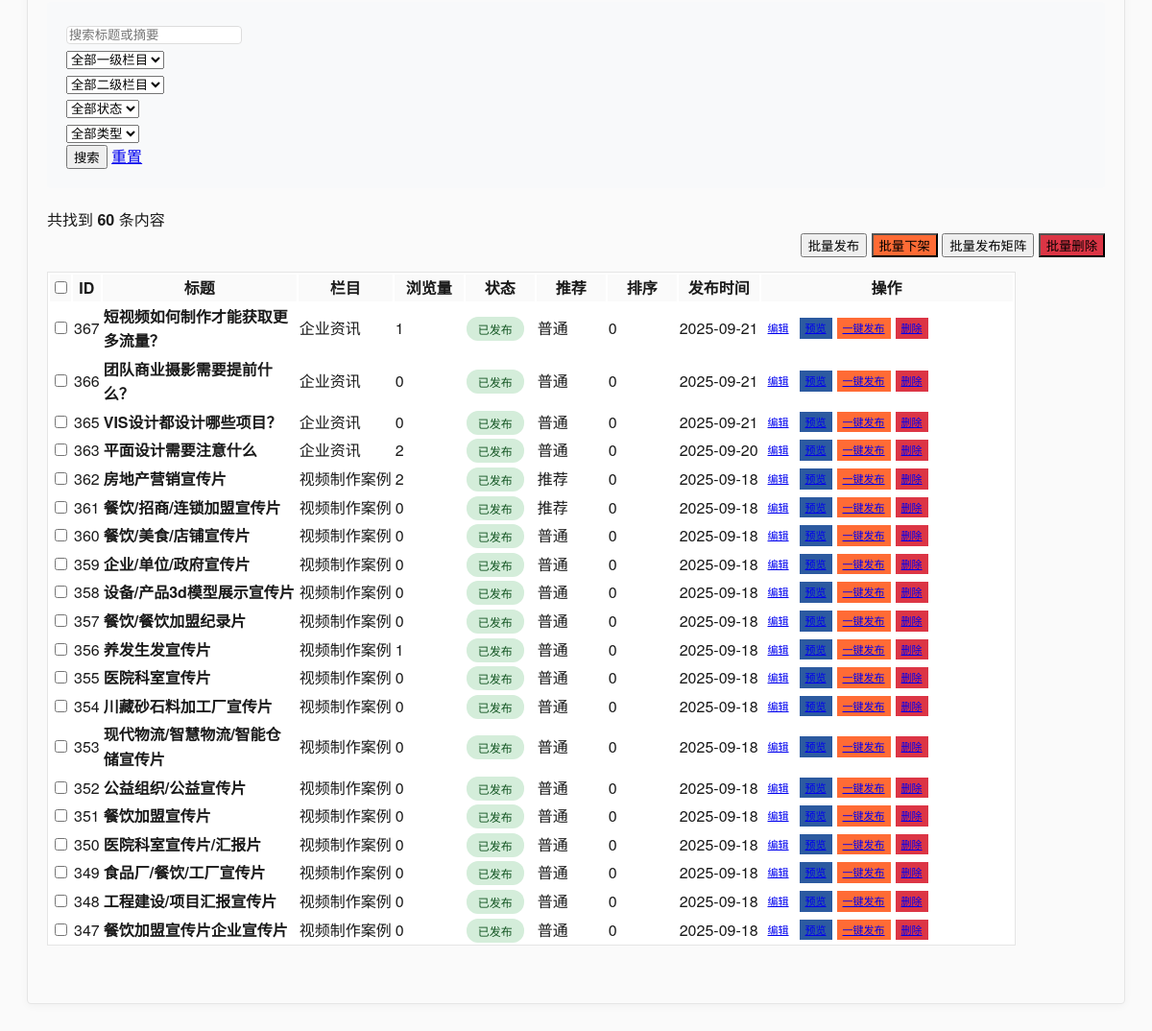
The app's page /admin/modules/content/index.php (signed in, lower part), older data.
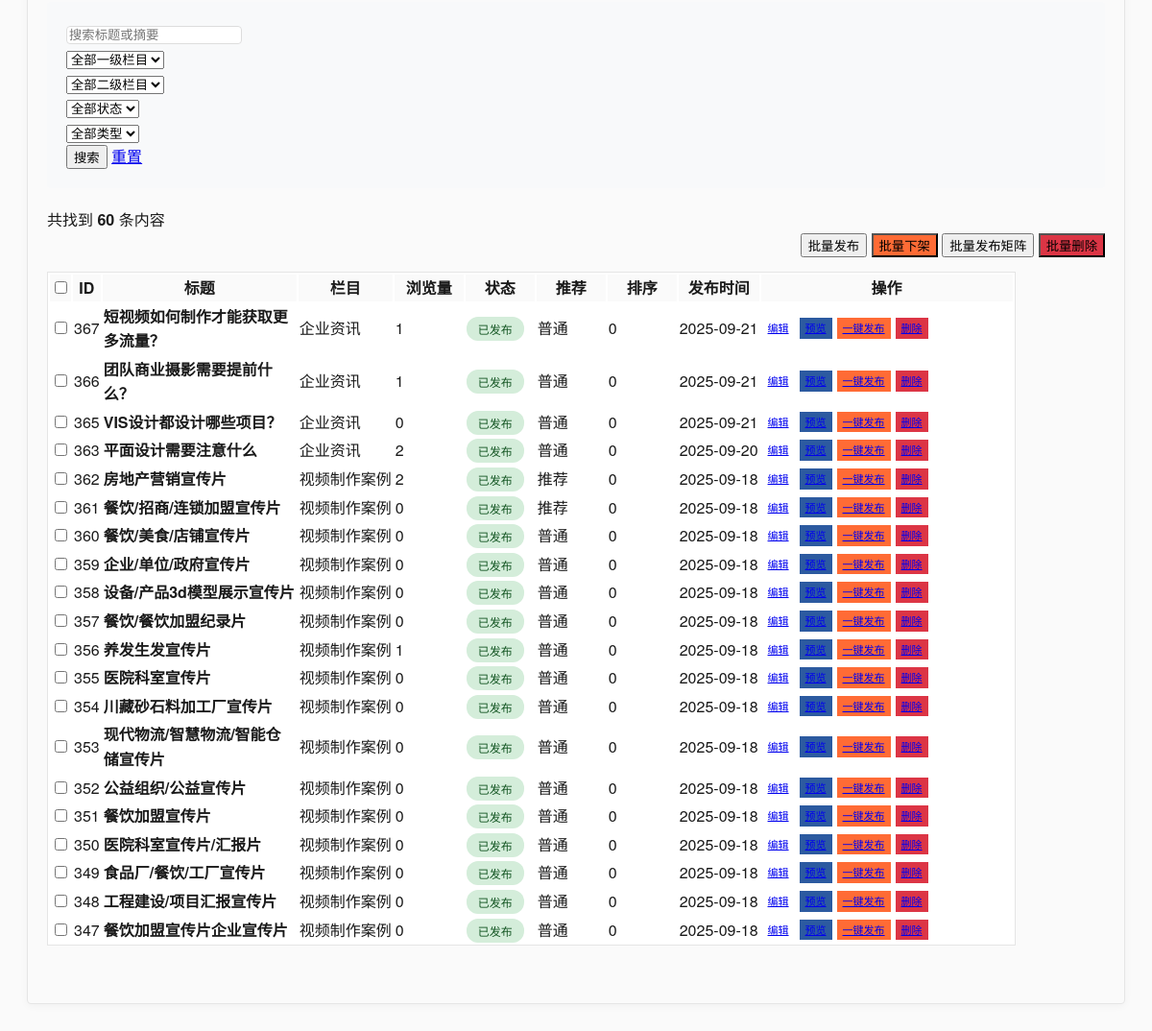
The same page, newer data.
### tables this page shows
CREATE TABLE `contents` (
  `id` int(11) NOT NULL AUTO_INCREMENT,
  `category_id` int(11) NOT NULL COMMENT '栏目ID',
  `title` varchar(200) NOT NULL COMMENT '标题',
  `slug` varchar(200) NOT NULL COMMENT 'URL别名',
  `summary` text COMMENT '摘要',
  `content` longtext COMMENT '内容',
  `thumbnail` varchar(500) DEFAULT NULL COMMENT '缩略图',
  `images` json DEFAULT NULL COMMENT '图片集合',
  `videos` json DEFAULT NULL COMMENT '视频集合',
  `tags` varchar(500) DEFAULT NULL COMMENT '标签',
  `view_count` int(11) NOT NULL DEFAULT '0' COMMENT '浏览量',
  `sort_order` int(11) NOT NULL DEFAULT '0' COMMENT '排序',
  `is_featured` tinyint(1) NOT NULL DEFAULT '0' COMMENT '是否推荐',
  `is_published` tinyint(1) NOT NULL DEFAULT '1' COMMENT '是否发布',
  `published_at` timestamp NULL DEFAULT NULL COMMENT '发布时间',
  `seo_title` varchar(200) DEFAULT NULL COMMENT 'SEO标题',
  `seo_keywords` varchar(500) DEFAULT NULL COMMENT 'SEO关键词',
  `seo_description` varchar(500) DEFAULT NULL COMMENT 'SEO描述',
  `created_at` timestamp NOT NULL DEFAULT CURRENT_TIMESTAMP COMMENT '创建时间',
  `updated_at` timestamp NOT NULL DEFAULT CURRENT_TIMESTAMP ON UPDATE CURRENT_TIMESTAMP COMMENT '更新时间',
  PRIMARY KEY (`id`),
  UNIQUE KEY `slug` (`slug`),
  KEY `category_id` (`category_id`),
  KEY `is_published` (`is_published`),
  KEY `is_featured` (`is_featured`),
  KEY `sort_order` (`sort_order`)
);

CREATE TABLE `categories` (
  `id` int(11) NOT NULL AUTO_INCREMENT,
  `name` varchar(100) NOT NULL COMMENT '栏目名称',
  `slug` varchar(100) NOT NULL COMMENT 'URL别名',
  `description` text COMMENT '栏目描述',
  `channel_content` longtext COMMENT '频道页面内容',
  `template_type` enum('channel','list','content') NOT NULL DEFAULT 'list' COMMENT '模板类型',
  `template_file` varchar(100) DEFAULT NULL COMMENT '模板文件名',
  `parent_id` int(11) NOT NULL DEFAULT '0' COMMENT '父栏目ID',
  `sort_order` int(11) NOT NULL DEFAULT '0' COMMENT '排序',
  `is_active` tinyint(1) NOT NULL DEFAULT '1' COMMENT '是否启用',
  `meta_title` varchar(200) DEFAULT NULL COMMENT 'SEO标题',
  `meta_keywords` varchar(500) DEFAULT NULL COMMENT 'SEO关键词',
  `meta_description` varchar(500) DEFAULT NULL COMMENT 'SEO描述',
  `created_at` timestamp NOT NULL DEFAULT CURRENT_TIMESTAMP COMMENT '创建时间',
  `updated_at` timestamp NOT NULL DEFAULT CURRENT_TIMESTAMP ON UPDATE CURRENT_TIMESTAMP COMMENT '更新时间',
  `content_template_id` int(11) DEFAULT NULL COMMENT '内容模板ID',
  PRIMARY KEY (`id`),
  UNIQUE KEY `slug` (`slug`),
  KEY `parent_id` (`parent_id`),
  KEY `sort_order` (`sort_order`),
  KEY `is_active` (`is_active`),
  KEY `idx_template_file` (`template_file`),
  KEY `idx_content_template_id` (`content_template_id`)
);

### admin/modules/content/index.php (the view, shortened to what the changed rows need)
<?php
require_once '../../../includes/functions.php';
$page = max(1, intval($_GET['page'] ?? 1));
$per_page = 20;
$offset = ($page - 1) * $per_page;
$where_conditions = ['1=1'];
$params = [];
$where_clause = implode(' AND ', $where_conditions);
try {
    $sql = "SELECT c.*, cat.name as category_name, cat.slug as category_slug, cat.parent_id as parent_category_id
            FROM contents c
            LEFT JOIN categories cat ON c.category_id = cat.id
            WHERE $where_clause
            ORDER BY c.sort_order DESC, c.created_at DESC
            LIMIT ? OFFSET ?";
    $params[] = $per_page;
    $params[] = $offset;
    $stmt = $db->prepare($sql);
    $stmt->execute($params);
    $contents = $stmt->fetchAll();
} catch(PDOException $e) {
    $contents = [];
    $total = 0;
    $total_pages = 0;
}
?>
<!DOCTYPE html>
<html lang="zh-CN">
<head>
    <link rel="stylesheet" href="https://unpkg.com/layui@2.8.0/dist/css/layui.css">
    <link rel="stylesheet" href="../../assets/css/admin-optimized.css">
</head>
<body>
    <div class="layui-layout layui-layout-admin">
        <div class="layui-body">
            <div class="layui-card">
                <div class="layui-card-body">
                    <?php if (empty($contents)): ?>
                        <div class="empty-state">
                            <i class="layui-icon layui-icon-file"></i>
                            <h3>暂无内容</h3>
                            <p>点击上方"添加内容"按钮创建第一个内容</p>
                        </div>
                    <?php else: ?>
                        <table class="layui-table">
                            <thead>
                                <tr>
                                    <th><input type="checkbox" id="checkAll"></th>
                                    <th>ID</th>
                                    <th>标题</th>
                                    <th>栏目</th>
                                    <th width="70">浏览量</th>
                                    <th width="70">状态</th>
                                    <th width="70">推荐</th>
                                    <th width="70">排序</th>
                                    <th>发布时间</th>
                                    <th width="260">操作</th>
                                </tr>
                            </thead>
                            <tbody>
                                <?php foreach ($contents as $content): ?>
                                <tr>
                                    <td><input type="checkbox" name="content_ids[]" value="<?php echo $content['id']; ?>"></td>
                                    <td><?php echo $content['id']; ?></td>
                                    <td>
                                        <div style="max-width: 200px;">
                                            <strong><?php echo htmlspecialchars($content['title']); ?></strong>
                                        </div>
                                    </td>
                                    <td><?php echo htmlspecialchars($content['category_name'] ?? '未分类'); ?></td>
                                    <td><?php echo $content['view_count']; ?></td>
                                    <td>
                                        <?php if ($content['is_published']): ?>
                                            <span class="status-badge status-completed">已发布</span>
                                        <?php else: ?>
                                            <span class="status-badge status-pending">未发布</span>
                                        <?php endif; ?>
                                    </td>
                                    <td>
                                        <?php if ($content['is_featured']): ?>
                                            <span class="layui-badge layui-bg-orange">推荐</span>
                                        <?php else: ?>
                                            <span class="layui-badge">普通</span>
                                        <?php endif; ?>
                                    </td>
                                    <td><?php echo $content['sort_order']; ?></td>
                                    <td><?php echo $content['published_at'] ? date('Y-m-d', strtotime($content['published_at'])) : '未发布'; ?></td>
                                    <td>
                                        <div style="display: flex; flex-wrap: nowrap; gap: 5px;">
                                            <a href="edit.php?id=<?php echo $content['id']; ?>"
                                               class="layui-btn layui-btn-xs">编辑</a>
                                            <?php
                                                $preview_url = '../../../';
                                                if (!empty($content['category_slug'])) {
                                                    $preview_url .= $content['category_slug'] . '/' . $content['slug'] . '.html';
                                                } else {
                                                    $preview_url .= $content['slug'] . '.html';
                                                }
                                            ?>
                                            <a href="<?php echo $preview_url; ?>" target="_blank"
                                               class="layui-btn layui-btn-xs layui-btn-normal">预览</a>
                                            <a href="javascript:;"
                                               onclick="matrixPublish(<?php echo $content['id']; ?>)"
                                               class="layui-btn layui-btn-xs layui-btn-warm">一键发布</a>
                                            <a href="javascript:;"
                                               onclick="deleteContent(<?php echo $content['id']; ?>)"
                                               class="layui-btn layui-btn-xs layui-btn-danger">删除</a>
                                        </div>
                                    </td>
                                </tr>
                                <?php endforeach; ?>
                            </tbody>
                        </table>
                    <?php endif; ?>
                </div>
            </div>
        </div>
    </div>
</body>
</html>

Row changes from the older to the newer data that the page shows:
changed contents "团队商业摄影需要提前什么？": view_count "0" → "1"
